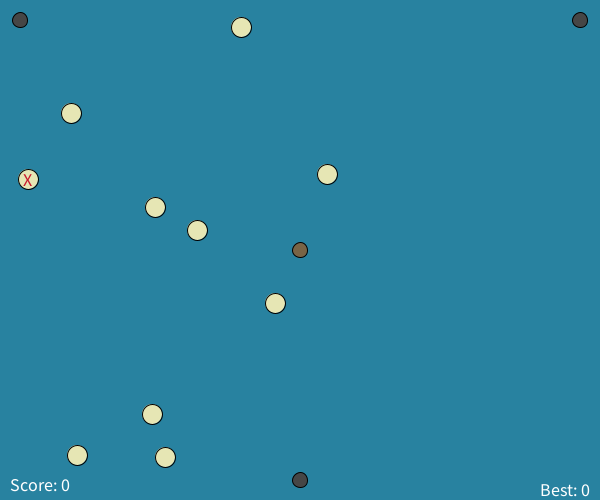
Frame 1 (no input)
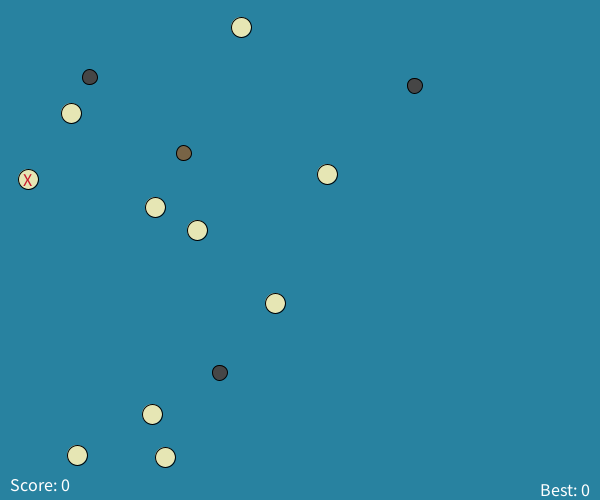
Frame 60 (the mouse pressed at the canvas centre just before this capture)
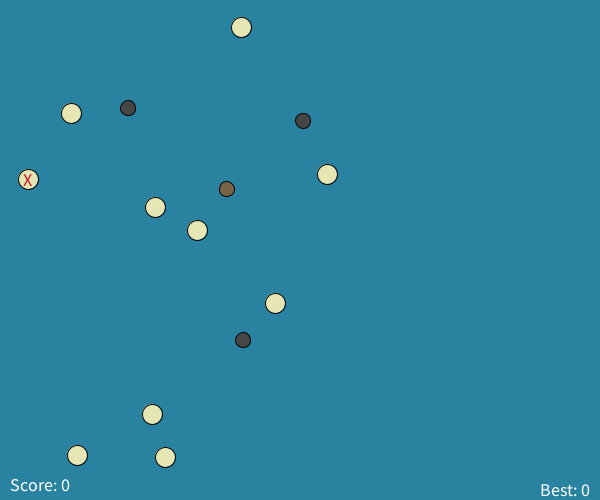
Frame 120 (the mouse held since frame 60 and released just before this capture)

The Processing sketch that drew these frames (run headless with seeded random() and noise(); from frame 60 on, the mouse is pressed at the canvas centre):

// Processing sketch: processing_93049
// ── processing_93049.pde

Obj player, pirate1, pirate2, pirate3;
Obj [] islands;
int score, highscore, target;

void setup() {
  size(600, 500);
  smooth();
  highscore = 0;
  score = 0;
  start_game();
}

void draw() {
  background(40, 130, 160);
  
  //draw islands
  fill(230, 230, 180);
  for(int i=0; i<10; i++) {
    ellipse(islands[i].x, islands[i].y, islands[i].r, islands[i].r);
  }
  
  //draw ships
  fill(120, 100, 70);
  ellipse(player.x, player.y, player.r, player.r);
  fill(70);
  ellipse(pirate1.x, pirate1.y, pirate1.r, pirate1.r);
  ellipse(pirate2.x, pirate2.y, pirate2.r, pirate2.r);
  ellipse(pirate3.x, pirate3.y, pirate3.r, pirate3.r);
  
  //draw text
  textSize(18);
  fill(255);
  textAlign(LEFT, BOTTOM);
  text("Score: " + score, 10, 5, width-20, height-10);
  textAlign(RIGHT, BOTTOM);
  text("Best: " + highscore, 10, 10, width-20, height-10);
  fill(200, 25, 45);
  textAlign(CENTER, CENTER);
  text("X", islands[target].x, islands[target].y);
  
  //check for collisions
  for(int i=0; i<10; i++) {
    if(colliding(player, islands[i])) {
      if(i==target) {
        score++;
        target = int(random(10));
      }
      bounce(player);
    }
    
    if(colliding(pirate1, islands[i])) bounce(pirate1);
    if(colliding(pirate2, islands[i])) bounce(pirate2);
    if(colliding(pirate3, islands[i])) bounce(pirate3);
  }
  
  if(colliding(player, pirate1) || colliding(player, pirate2) ||
     colliding(player, pirate3)) start_game();
     
  //adjust movement
  player.xdir = (player.xdir/2) - (player.x - mouseX)/1.2;
  player.ydir = (player.ydir/2) - (player.y - mouseY)/1.2;
  
  //pirate one will go straight for the player
  pirate1.xdir = (pirate1.xdir/2) - (pirate1.x - player.x)*2/3;
  pirate1.ydir = (pirate1.ydir/2) - (pirate1.y - player.y)*2/3;
  
  //pirate two will get between the player and the treasure
  pirate2.xdir = (pirate2.xdir/2) - (pirate2.x - player.x)/2
                                  - (pirate2.x-islands[target].x)/3;
  pirate2.ydir = (pirate2.ydir/2) - (pirate2.y - player.y)/2 
                                  - (pirate2.y-islands[target].y)/3;
  
  //pirate three will mirror the player's movements somewhat
  pirate3.xdir = (pirate3.xdir/2) - (pirate3.x - player.x)/3
                                  + (player.xdir)/3;
  pirate3.ydir = (pirate3.ydir/2) - (pirate3.y - player.y)/3 
                                  + (player.ydir)/3;
  
  move(player);
  move(pirate1);
  move(pirate2);
  move(pirate3);
}

boolean colliding(Obj a, Obj b) {
  return (abs(a.x-b.x) < max(a.r, b.r)) && (abs(a.y-b.y) < max(a.r, b.r));
}

void bounce(Obj o) {
  if(o.xdir < 0) o.x++;
  else o.x--;
  if(o.ydir < 0) o.y++;
  else o.y--;
  o.xdir = 0;
  o.ydir = 0;
}

void move(Obj o) {
  if(abs(o.xdir) < 75) {
    if(o.xdir < 0) o.x -= .5;
    else o.x += .5;
  }
  else o.x += o.xdir/200;
  
  if(abs(o.ydir) < 75) {
    if(o.ydir < 0) o.y -= .5;
    else o.y += .5;
  }
  else o.y += o.ydir/200;
}

void start_game() {
  if(score > highscore) highscore = score;
  score = 0;
  target = int(random(8));
  
  player = new Obj(width/2, height/2, 15);
  pirate1 = new Obj(20, 20, 15);
  pirate2 = new Obj(width-20, 20, 15);
  pirate3 = new Obj(width/2, height-20, 15);
  
  islands = new Obj [10];
  for(int i=0; i<10; i++) {
    int random_x = int(random(20, width-20));
    int random_y = int(random(20, height-20));
    islands[i] = new Obj(random_x, random_y, 20);
  }
}

class Obj{
  float x, y, r, xdir, ydir;
  
  Obj(float x, float y, float r) {
    this.x = x;
    this.y = y;
    this.r = r;
    xdir = 0;
    ydir = 0;
  }
}
